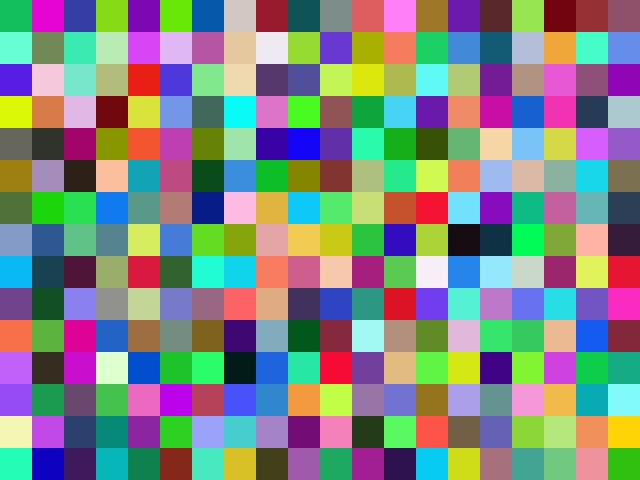
#> input picture e2e/fixtures/ahl-photo-hall.jpg, 640 x 480 px
$ python -i quality.py   (imports and definitions only)   (older library calls are emulated)
#> lines starting #> are read from the running program, lines starting #| are printed output that depends on the picture
#> further down, picture is the input picture: PIL image 640x480 RGB; mean R, G, B 128.1, 135.4, 131.4
"""Image quality checks: blur, resolution, exposure and contrast."""
import cv2
import numpy as np
from PIL import Image

BLUR_THRESHOLD = 20.0  # variance of the Laplacian on a 1000 px wide grey image; below this text is unreliable
SOFT_THRESHOLD = 60.0  # slightly soft: reported, but not a reason for review on its own


def assess(img: Image.Image) -> dict:
    g = np.array(img.convert("L"))
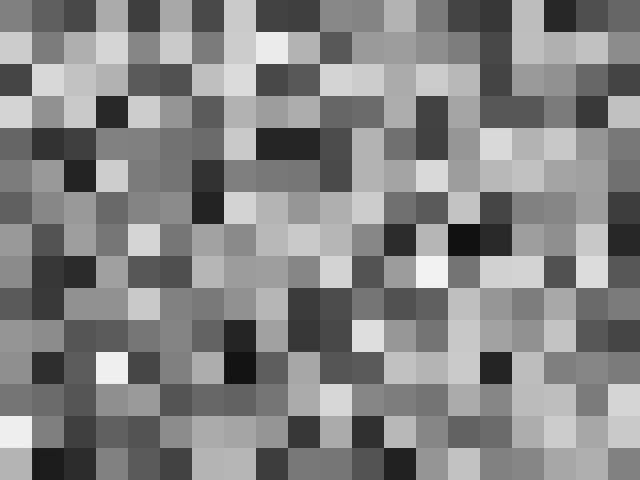
#> g: shape (480, 640); min 16, max 242, mean 132.8
    h, w = g.shape
#> h = 480; w = 640
    scale = 1000 / w
#> scale = 1.56
    g2 = cv2.resize(g, (1000, max(1, int(h * scale))), interpolation=cv2.INTER_AREA if scale < 1 else cv2.INTER_CUBIC)
    blur = float(cv2.Laplacian(g2, cv2.CV_64F).var())
#> blur = 129.1
    mean, std = float(g.mean()), float(g.std())
#> mean = 132.8; std = 52.19
    issues = []
    notes = []
    if blur < BLUR_THRESHOLD:
        issues.append("Image is blurred")
    elif blur < SOFT_THRESHOLD:
        notes.append("Image is slightly soft")
    if w < 400 or h < 250:
        issues.append("Resolution is too low")
    elif w < 700 or h < 400:
        notes.append("Resolution is low")
    # lighting problems are corrected before OCR, so they are notes unless the read itself is weak
    if mean < 60:
        notes.append("Image is dark")
    if mean > 245 and std < 20:
        notes.append("Image is washed out")
    if std < 25:
        notes.append("Contrast is low")
    return {"width": w, "height": h, "sharpness": round(blur, 1), "brightness": round(mean, 1),
            "contrast": round(std, 1), "issues": issues, "notes": notes, "ok": not issues}

>>> from PIL import Image
>>> picture = Image.open('../../e2e/fixtures/ahl-photo-hall.jpg')
>>> result = assess(picture)
#> result = {'width': 640, 'height': 480, 'sharpness': 129.1, 'brightness': 132.8, 'contrast': 52.2, 'issues': [], 'notes': ['Resolution is low'], 'ok': True}

$ run again, on e2e/fixtures/ahl-photo-kitchen.jpg
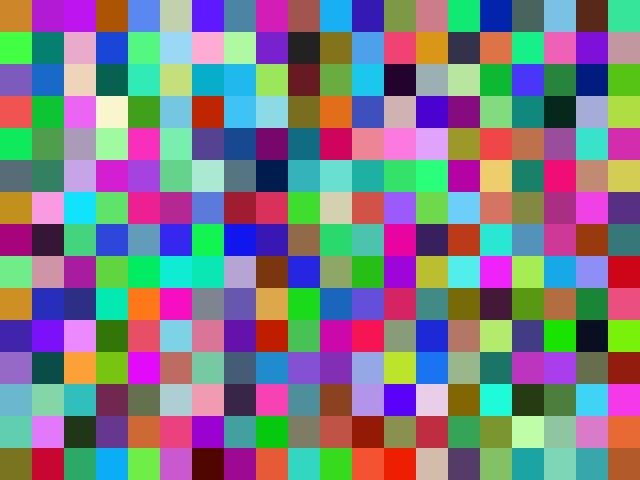
#> input picture e2e/fixtures/ahl-photo-kitchen.jpg, 640 x 480 px
#> picture is the input picture: PIL image 640x480 RGB; mean R, G, B 125.3, 124.3, 134
#> in assess, `g = np.array(img.convert("L"))`:
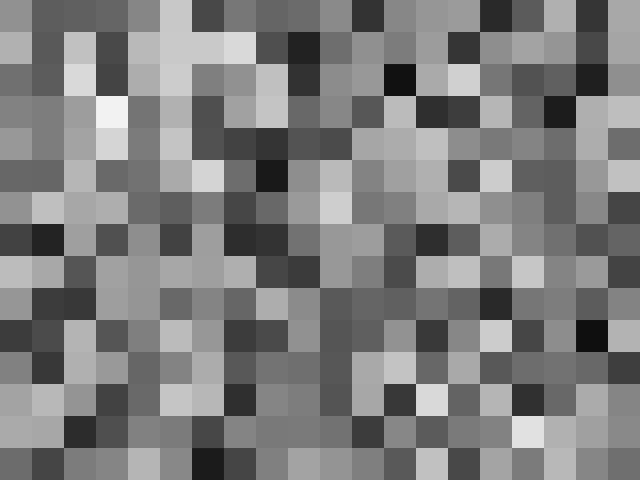
#> g: shape (480, 640); min 15, max 242, mean 125.7
#> blur = 112.3
#> mean = 125.7; std = 47.17
#> result = {'width': 640, 'height': 480, 'sharpness': 112.3, 'brightness': 125.7, 'contrast': 47.2, 'issues': [], 'notes': ['Resolution is low'], 'ok': True}

$ run again, on e2e/fixtures/ahl-photo-street.jpg
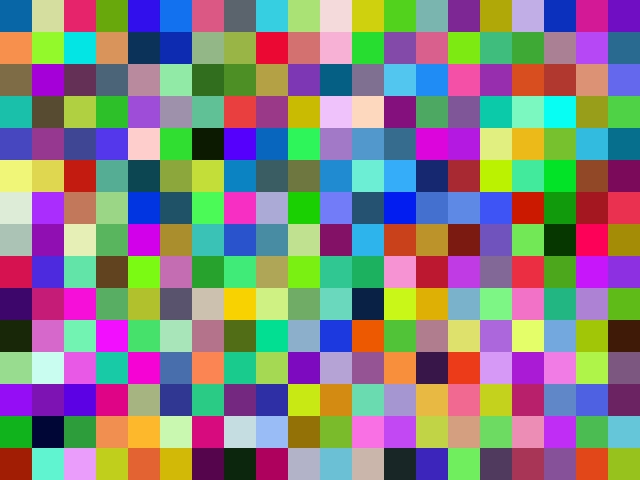
#> input picture e2e/fixtures/ahl-photo-street.jpg, 640 x 480 px
#> picture is the input picture: PIL image 640x480 RGB; mean R, G, B 134, 129.7, 128.8
#> in assess, `g = np.array(img.convert("L"))`:
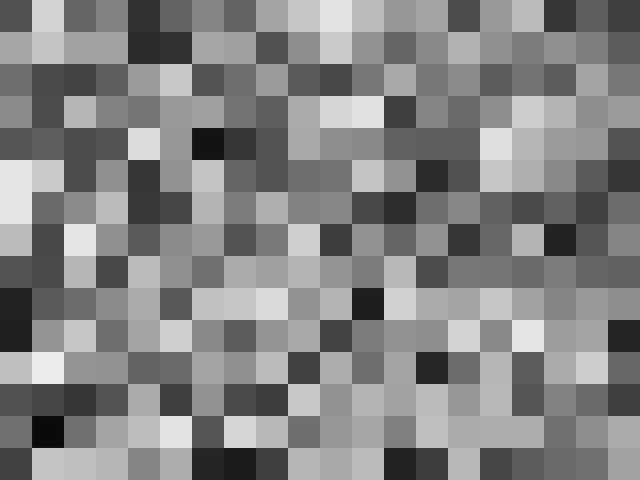
#> g: shape (480, 640); min 10, max 236, mean 130.9
#> blur = 115
#> mean = 130.9; std = 50.08
#> result = {'width': 640, 'height': 480, 'sharpness': 115, 'brightness': 130.9, 'contrast': 50.1, 'issues': [], 'notes': ['Resolution is low'], 'ok': True}

$ run again, on e2e/fixtures/cv-photo-chassis.jpg
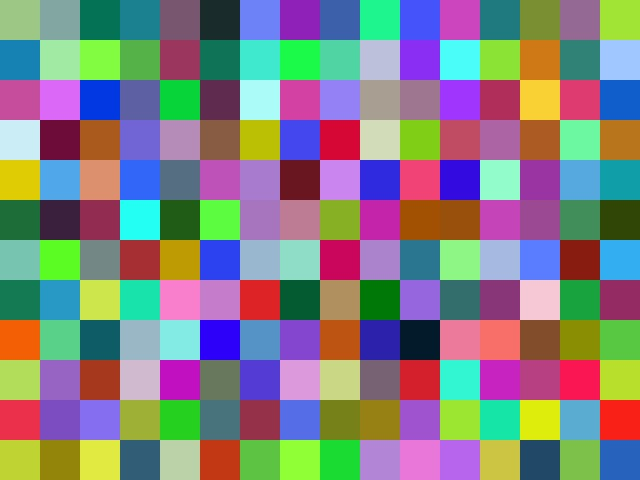
#> input picture e2e/fixtures/cv-photo-chassis.jpg, 640 x 480 px
#> picture is the input picture: PIL image 640x480 RGB; mean R, G, B 130.2, 129.2, 129.9
#> in assess, `g = np.array(img.convert("L"))`:
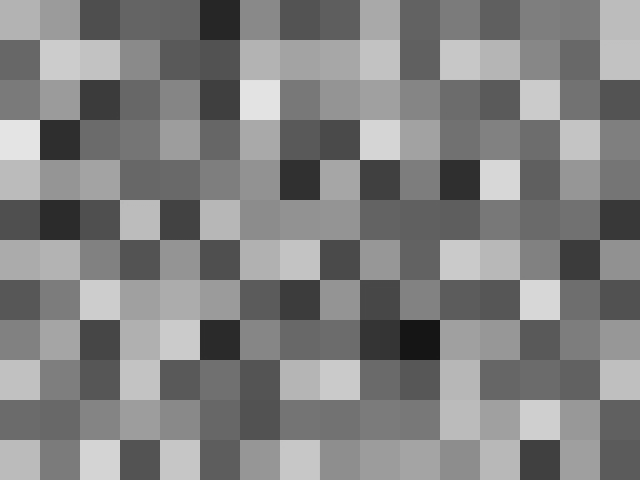
#> g: shape (480, 640); min 21, max 228, mean 129.6
#> blur = 97.72
#> mean = 129.6; std = 45.52
#> result = {'width': 640, 'height': 480, 'sharpness': 97.7, 'brightness': 129.6, 'contrast': 45.5, 'issues': [], 'notes': ['Resolution is low'], 'ok': True}
